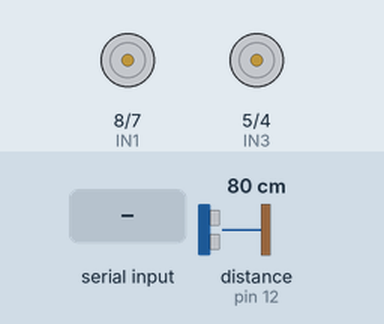
This sketch was run on a simulated Arduino Uno, built with avr-gcc and run on an emulated ATmega328P. On the bench: motor-driver pin pairs drawn as motors (green arrow = first pin HIGH = forward, orange = second pin HIGH = backward, longer = more drive, scaled by the enable pin). Inputs (shaded band) come from the test bench; at power-on: distance to the obstacle (sensor on pin 12) 80 cm. The echo pulse lasts 58.3 µs per cm; what the sketch prints to the serial monitor is not drawn.

Above: at 1.2 s.
1.3 s: byte 67 ('C') received over Serial
At 3.2 s:
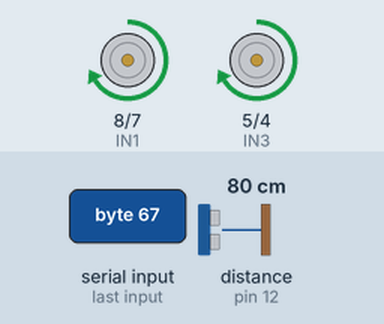
4.3 s: "E90\n" received over Serial
5.9 s: byte 69 ('E') received over Serial
At 6.5 s:
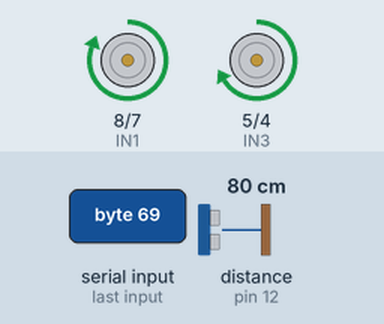
7.4 s: byte 66 ('B') received over Serial
At 8.6 s:
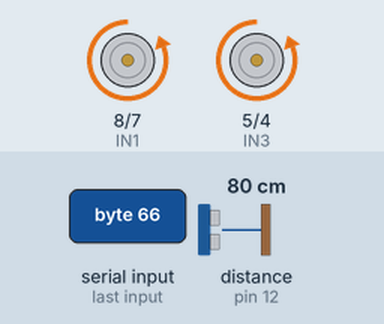
8.9 s: byte 79 ('O') received over Serial
At 10.0 s:
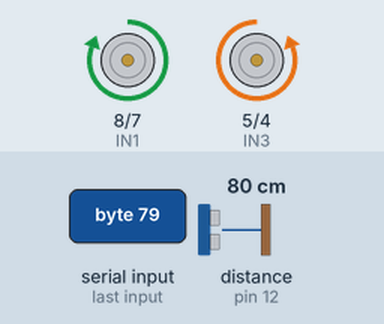
10.4 s: byte 73 ('I') received over Serial
At 11.1 s:
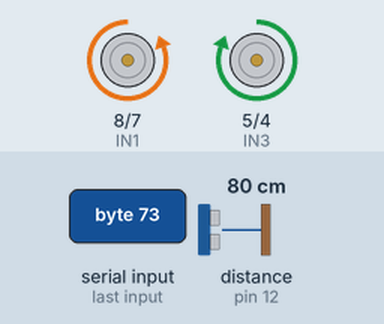
Timing chart, 0 to 12.9 s (numbered marks = the images above; inputs shaded):
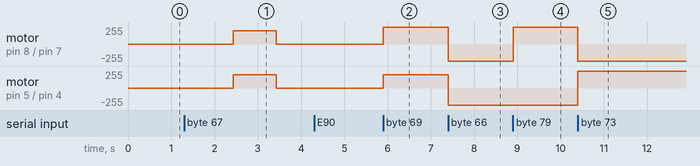

The sketch:

RC_CAR_BLUETOOTH_CODE_Phase2.ino
```cpp
int IN1 = 8;
int IN2 = 7;
int IN3 = 5;
int IN4 = 4;
int ENA = 9;
int ENB = 3;
int RIR =2;
int CIR =6;
int state=0;
int LIR =10;
int speed = 255;
int calibDist= 100;
int velocity;
int trigPin = 11;
int echoPin = 12;
float lol = 0;

////
const int D = 6;
const int dataIN = 13; //IR sensor INPUT
unsigned long prevmillis; // To store time
unsigned long duration; // To store time difference
int rpm; // RPM value
boolean currentstate; // Current state of IR input scan
boolean prevstate; // State of IR sensor in previous scan


void setup() {
  Serial.begin(9600);
  //IR SETUP
  pinMode(dataIN,INPUT);
  prevmillis = 0;

  //PINMODE SETUP
  pinMode(trigPin,OUTPUT);
  pinMode(echoPin,INPUT);
  pinMode (IN1, OUTPUT);
  pinMode (IN2, OUTPUT);
  pinMode (IN3, OUTPUT);
  pinMode (IN4, OUTPUT);
  pinMode (ENA, OUTPUT);
  pinMode (ENB, OUTPUT);
  pinMode(CIR,INPUT);
  pinMode(LIR,INPUT);
  pinMode(RIR,INPUT);


}

void forward(int s) {
  analogWrite(ENA, s);
  analogWrite(ENB, s);
  digitalWrite(IN1, HIGH);
  digitalWrite(IN2, LOW);
  digitalWrite(IN3, HIGH);
  digitalWrite(IN4, LOW);
}
void backward(int s) {
  analogWrite(ENA, s);
  analogWrite(ENB, s);
  digitalWrite(IN1, LOW);
  digitalWrite(IN2, HIGH);
  digitalWrite(IN3, LOW);
  digitalWrite(IN4, HIGH);
}
void rotate_right(int s) {
  analogWrite(ENA, s);
  analogWrite(ENB, s);
  digitalWrite(IN1, HIGH);
  digitalWrite(IN2, LOW);
  digitalWrite(IN3, LOW);
  digitalWrite(IN4, HIGH);
}
void rotate_left(int s) {
  analogWrite(ENA, s);
  analogWrite(ENB, s);
  digitalWrite(IN1, LOW);
  digitalWrite(IN2, HIGH);
  digitalWrite(IN3, HIGH);
  digitalWrite(IN4, LOW);
}
void max_right(int s) {
  analogWrite(ENA, s);
  analogWrite(ENB, s);
  digitalWrite(IN1, HIGH);
  digitalWrite(IN2, LOW);
  digitalWrite(IN3, LOW);
  digitalWrite(IN4, LOW);
}
void max_left(int s) {
  analogWrite(ENA, s);
  analogWrite(ENB, s);
  digitalWrite(IN1, LOW);
  digitalWrite(IN2, LOW);
  digitalWrite(IN3, HIGH);
  digitalWrite(IN4, LOW);
}
void steering_right(int s) {
  analogWrite(ENA, s);
  analogWrite(ENB, s/2);
  digitalWrite(IN1, HIGH);
  digitalWrite(IN2, LOW);
  digitalWrite(IN3, HIGH);
  digitalWrite(IN4, LOW);
}
void steering_left(int s) {
  analogWrite(ENA, s/2);
  analogWrite(ENB, s);
  digitalWrite(IN1, HIGH);
  digitalWrite(IN2, LOW);
  digitalWrite(IN3, HIGH);
  digitalWrite(IN4, LOW);
}
void steady() {
  analogWrite(ENA, 0);
  analogWrite(ENB, 0);
  digitalWrite(IN1, LOW);
  digitalWrite(IN2, LOW);
  digitalWrite(IN3, LOW);
  digitalWrite(IN4, LOW);
}

void rotate_wheels(int n) {
    prevstate = LOW;
  int counter = 0;
  while (true) {
      currentstate = digitalRead(dataIN); // Read IR sensor state
      if( prevstate != currentstate) // If there is change in input
          {
        if( currentstate == HIGH ) // If input only changes from LOW to HIGH
       {
        Serial.print("Change Found . . .");
        counter++;
        if (counter == n) {
          break;
        }
       }
   }
    prevstate = currentstate; // store this scan (prev scan) data for next scan

   }
}
void rotate_left_us(int speed) {
  max_left(speed);
}
void rotate_right_us(int speed) {
  max_right(speed);
}

float get_distance(int trigPin,int echoPin) {
  float distance = 0;
  float duration = 0;
  //Clears the trig pin
  digitalWrite(trigPin,LOW);
  delayMicroseconds(2);
  //Generate signal and receive
  digitalWrite(trigPin,HIGH);
  delayMicroseconds(10);
  digitalWrite(trigPin,LOW);
  duration=pulseIn(echoPin, HIGH);
  //Calc Distance
  distance = duration*0.034/2;
  return distance;
}
bool checkObstacle(int trigPin , int echoPin) {
  float distance = 0;
  float duration = 0;
  //Clears the trig pin
  digitalWrite(trigPin,LOW);
  delayMicroseconds(2);
  //Generate signal and receive
  digitalWrite(trigPin,HIGH);
  delayMicroseconds(10);
  digitalWrite(trigPin,LOW);
  duration=pulseIn(echoPin, HIGH);
  //Calc Distance
  distance = duration*0.034/2;
  lol = distance;
  if (distance <= 12 ) {
    return true;
  }
  else {
    return false;
  }
}

void loop() {
  if (Serial.available() > 0 ) {
  Serial.print("Please Choose your Application, 'E' for Easy Driving Application , 'U' for Line Follower Application, 'P' for Precise Movement, 'C' for Calibration \n");
  char x = Serial.read();
  if (x=='E'){ //Easy Driving Application
    Serial.print("Easy Driving Application Activated \n");
    while ( x!='Z') {
      x=Serial.read();
      while (x == 'F') {
         if (Serial.available() > 0 )
          x=Serial.read();
       if (checkObstacle(trigPin,echoPin)) {
      steady();
      Serial.print(lol);
      Serial.print("\n");
     }
     else
        forward(speed);
      }
       if (x == 'B') {
        backward(speed);
      }
       if (x == 'O') {
        rotate_right(speed);
      }
        if (x == 'I') {
        rotate_left(speed);
      }
        if (x == 'R') {
        max_right(speed);
      }
        if (x == 'L') {
        max_left(speed);
      }
      if (x ==  'Q') {
        steering_left(speed);
      }
       if (x ==  'G') {
        forward(speed);
      }
      if (x == 'E') {
        steering_right(speed);
      }
      if (x == '1') {
        speed = 128;
      }
         if (x == '2') {
        speed = 180;
      }
        if (x == '3') {
        speed = 255;
      }
     if (x == '0') {
        steady();
      }
    }
    Serial.print("Easy Driving Application Terminated \n");

  }
  else if (x=='U') { //Line Tracking Application
    Serial.print("Line Follower Application Activated \n");
    speed = 90;
    x = Serial.read();
    while(x!='Z') {
      x = Serial.read();
      int c = digitalRead(CIR);
      int l = digitalRead(LIR);
      int r = digitalRead(RIR);

      if (c ==  HIGH) {
        forward(speed);
        state='f';
      }
      else {
        if (l ==  HIGH) {
        rotate_left(180);
        state='l';
        }
        else if (r == HIGH) {
        rotate_right(180);
        state='r';
        }
        else{
          switch(state) {
            case 'f': forward(speed);
            break;
            case 'l': rotate_left(180);
            break;
            case 'r': rotate_right(180);
            break;
          }
        }
     }

   }
     Serial.print("Line Follower Application Terminated \n");

  }
  else if (x=='P') { //Precise Movement Application Activated
    Serial.print("Precise Movement Application Activated \n 'C' for circle \n 'S' for square \n any key for distance \n");
    while (true){
      if(Serial.available() > 0)
      break;
    }
    if (Serial.available() > 0) {
    x = Serial.read();
      switch(x) {
        case 'C':
        break;
        case 'S':
        break;
        default: Serial.print("Please Enter The Distance in cm \n");
        while (true){
          if(Serial.available() > 0){
            int d = Serial.parseInt();
            Serial.print(d);
            // Velocity
            Serial.print(d/velocity);
            float time00 = ((float)d/(float)velocity)* 1000;
            forward(200);
            delay(time00);
            steady();
            //IR Mode
            /*d = d/5;
            forward(200);
            rotate_wheels((int)d);
            steady();*/
            break;
          }

        }

    }
    }

    Serial.print("Precise Movement Application Terminated \n");

  }
  else if (x=='C') { //Calibration Activated
    Serial.print("Calibration Activated \n");
    x = Serial.read();
    /*while(x!='Z') {
      x = Serial.read();
      // RPM Measurement
      currentstate = digitalRead(dataIN); // Read IR sensor state
 if( prevstate != currentstate) // If there is change in input
   {
     if( currentstate == HIGH ) // If input only changes from LOW to HIGH
       {
        Serial.print("Change Found . . .");
         duration = ( micros() - prevmillis ); // Time difference between revolution in microsecond
         rpm = (60000000/duration); // rpm = (1/ time millis)*1000*1000*60;
         prevmillis = micros(); // store time for nect revolution calculation
       }
   }
  prevstate = currentstate; // store this scan (prev scan) data for next scan

   }
   steady();
    velocity = 3.14159*(D)*(rpm/60); // speed in cm/s
    Serial.print("Velocity = ");
    Serial.print(velocity);*/

    // UltraSonic Mode to get velocity

       float z = get_distance(trigPin,echoPin);
       Serial.print("Distance \n");
       Serial.print(z);
        delay(1000);
       forward(200);
       delay(1000);
       steady();
       delay(1000);
       z = z - get_distance(trigPin,echoPin);
       velocity = z;
       Serial.print("Velocity = ");
       Serial.print(velocity);
       Serial.print("\n Calibration Terminated \n");

   }

  if (x == '0') {
        steady();
      }
  }
  }
```

Measured:
- after the input at 1.3 s, motor on pin 8 (IN1) / pin 7 (IN2), motor on pin 5 (IN3) / pin 4 (IN4): stopped → forward 200/255 after 1.1 s, → stopped 1.0 s later
- after the input at 4.3 s, every drawn part: stays the same
- after the input at 5.9 s, motor on pin 8 (IN1) / pin 7 (IN2): stopped → forward 255/255 at once; motor on pin 5 (IN3) / pin 4 (IN4): stopped → forward 200/255 at once
- after the input at 7.4 s, motor on pin 8 (IN1) / pin 7 (IN2): forward 255/255 → backward 255/255 at once; motor on pin 5 (IN3) / pin 4 (IN4): forward 200/255 → backward 255/255 at once
- after the input at 8.9 s, motor on pin 8 (IN1) / pin 7 (IN2): backward 255/255 → forward 255/255 at once
- after the input at 10.4 s, motor on pin 8 (IN1) / pin 7 (IN2): forward 255/255 → backward 255/255 at once; motor on pin 5 (IN3) / pin 4 (IN4): backward 255/255 → forward 255/255 at once
